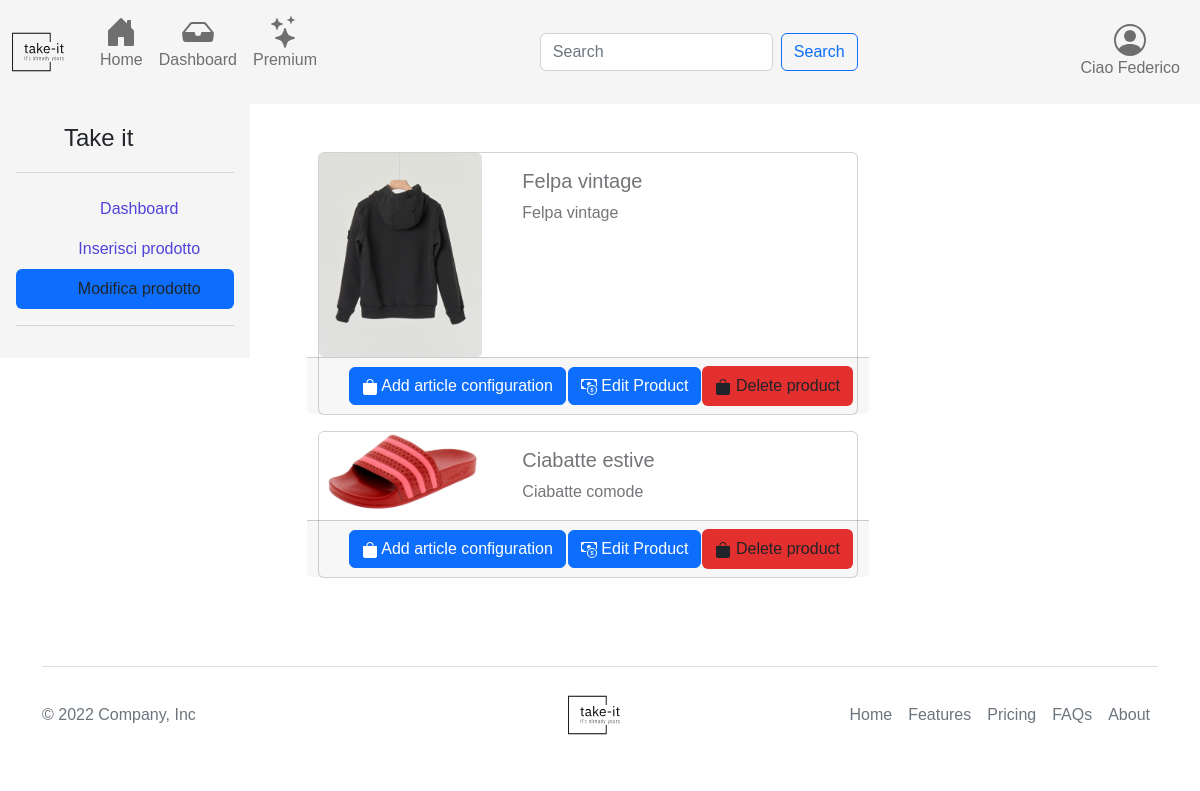
Screenshot of /manageProducts.php (signed in) with the database file from the repository.
### tables this page shows
CREATE TABLE IF NOT EXISTS `Utente` (
  `Id` int(11) NOT NULL AUTO_INCREMENT,
  `Nome` varchar(50) NOT NULL,
  `Cognome` varchar(50) NOT NULL,
  `Email` varchar(50) NOT NULL,
  `Password` varchar(32) NOT NULL,
  `Claim_id` int(11) NOT NULL,
  `Indirizzo_id` int(11) NOT NULL,
  `Status` int(11) NOT NULL,
  `Timestamp` timestamp NOT NULL DEFAULT current_timestamp(),
  PRIMARY KEY (`Id`),
  KEY `Indirizzo_id` (`Indirizzo_id`),
  KEY `Claim_id` (`Claim_id`)
);

CREATE TABLE IF NOT EXISTS `Prodotto` (
  `Id` int(11) NOT NULL AUTO_INCREMENT,
  `Nome` varchar(50) NOT NULL,
  `Descrizione` varchar(50) NOT NULL,
  `Immagine` varchar(300) NOT NULL,
  `Dim_id` int(11) NOT NULL,
  `Categoria_id` int(11) NOT NULL,
  `Status` int(11) NOT NULL,
  `Timestamp` timestamp NOT NULL DEFAULT current_timestamp(),
  PRIMARY KEY (`Id`),
  KEY `Dim_id` (`Dim_id`),
  KEY `Categoria_id` (`Categoria_id`)
);

### manageProducts.php (called while the page is built, shortened)
<?php
include("./src/classes/Dbh.php");
require_once("./script/productManagerSeller.php");
require './templates/views/components/productCardSeller.php';
require_once("./templates/base.php");

### src/classes/Dbh.php (called while the page is built, shortened)
<?php
include("./src/utility/UtilsFunctions.php");
include("./src/classes/Session.php");
class Dbh
{
    protected mysqli $connection;
    public function __construct($dbhost = 'localhost', $dbuser = 'root', $dbpass = '', $dbname = 'e-commerce', $charset = 'utf8')
    {
        try {
            $this->connection = new mysqli($dbhost, $dbuser, $dbpass, $dbname);
            $this->connection->set_charset($charset);
        } catch (Exception $e) {
            echo "[Dbh:26] Sono qui";
            echo "Connection failed: " . mysqli_connect_error();
        }
    }
    public function execute($sql, ...$params): array|int|string
    {
        $types = "";
        if ($stmt = $this->connection->prepare($sql)) {
            if (!$stmt->execute()) {
                return "Execute failed: (" . $stmt->errno . ") " . $stmt->error;
            }
            if ($stmt->errno == 0) {
                $result = $stmt->get_result();
                return $result->fetch_all(MYSQLI_ASSOC);
            } else {
                return "Errore" . $stmt->errno;
            }
        } else {
            return 'Unable to prepare MySQL statement (check your syntax) - ' . $this->connection->error;
        }
    }
    public function getRecord(string $tableName, string $where): mixed
    {
        $response = $this->execute("SELECT * FROM `$tableName` WHERE $where");
        return !empty($response) && $response[0] !== null
            ? $response[0]
            : null;
    }
    public function getAllProductsBySeller($userId) : array
    {
        $queryProductsIds = "SELECT DISTINCT `".PRODOTTO_ID."` FROM `".ARTICOLO."` WHERE `".UTENTE_ID."` = ".$userId;
        $productIds = $this->execute($queryProductsIds);
        $products = array();
        foreach ($productIds as $productId){
            $queryProducts = "SELECT * FROM `".PRODOTTO."` WHERE `".ID."` = ".array_values($productId)[0];
            $product = $this->execute($queryProducts);
            $products[array_values($productId)[0]] = $product;
        }
        return $products;
    }
}

### src/classes/Session.php (called while the page is built, shortened)
<?php
class Session extends Dbh
{
    private readonly int $id;
    public function __construct($id)
    {
        $this->id = $id;
        $this->init();
    }
    private function init()
    {
        if ($this->checkSessionId($this->id)) {
            $claimType = $this->getClaimTypeFromId($this->id);
        }
    }
    public function checkSessionId($id): bool
    {
        if (isset($id)) {
            $response = parent::execute("SELECT * FROM `Utente` WHERE `Id` = '$id' ");
            if (is_int($response[0]["Id"])) {
                $this->setSessionUser($response[0]);
                $user = $this->getCurrentUser();
                return $user[ID] > 0 && $user["Id"] == $id;
            }
        }
        return false;
    }
    public function setSessionUser($params): void
    {
        $_SESSION[CARRELLO_ID] = $this->getUserCartIdFromDb() !== null && $this->getUserCartIdFromDb() !== CARRELLO_UNSET
            ? $this->getUserCartIdFromDb()
            : $this->bindCartWithUser();
        $_SESSION[RACCOLTA_ID] = $this->getUserCollectionIdFromDb() !== null && $this->getUserCartIdFromDb() !== RACCOLTA_UNSET
            ? $this->getUserCollectionIdFromDb()
            : $this->generateCollectionRecord();
    }
    public function getCurrentUser(): array|int
    {
        return [
            ID => $_SESSION[ID],
            NOME => $_SESSION[NOME],
            COGNOME => $_SESSION[COGNOME],
            EMAIL => $_SESSION[EMAIL],
            PASSWORD => $_SESSION[PASSWORD],
            STATUS => $_SESSION[STATUS],
            CLAIM_ID => $_SESSION[CLAIM_ID],
            INDIRIZZO_ID => $_SESSION[INDIRIZZO_ID],
            CARRELLO_ID => $_SESSION[CARRELLO_ID],
            RACCOLTA_ID => $_SESSION[RACCOLTA_ID]
        ];
    }
    public function getUserCollectionIdFromDb() {
        $where = "Utente_id = " . $this->getCurrentUser()[ID];
        $res = parent::getRecord(RACCOLTA, $where);
        if ($res !== null) {
            return UtilsFunctions::checkResponse($res[ID])
                ? $res[ID]
                : RACCOLTA_UNSET;
        }
        return null;
    }
    public function getUserCartIdFromDb()
    {
        $where = UTENTE_ID." = ".$this->getCurrentUser()[ID];
        $res = parent::getRecord(CARRELLO, $where);
        if ($res !== null) {
            return UtilsFunctions::checkResponse($res[ID])
                ? $res[ID]
                : CARRELLO_UNSET;
        }
        return null;
    }
    public function getClaimTypeFromId($id): ?string
    {
        $res = parent::execute("SELECT * FROM Claim WHERE Id = '$id' ");
        return $res ? $res[0][DESCRIZIONE] : "";
    }
}

### script/productManagerSeller.php (called while the page is built, shortened)
<?php
require_once "./src/classes/Session.php";
if(isset($_SESSION[ID])) {
    $session = new Session($_SESSION[ID]);
}
else{
    header("Location: index.php");
}

### src/utility/UtilsFunctions.php (called while the page is built, shortened)
<?php
class UtilsFunctions
{
    public static function checkResponse($response): bool
    {
        return is_int($response) && $response > 0;
    }
}

### templates/views/components/productCardSeller.php (the view, shortened to what this page needs)
<section class="container my-5">
<?php
require_once "./src/classes/Session.php";
$session = new Session($_SESSION[ID]);
$products = $session->getAllProductsBySeller($session->getCurrentUser()[ID]);
foreach ($products as $product){
    echo '<div class="row">
            <form method="post">
                <div class="card mb-3 center-block d-flex justify-content-center" style="max-width: 540px;">
                    <div class="row no-gutters">
                        <div class="col-md-4">
                            <img src="' . UPLOADS . '/' . $product[0][IMMAGINE] . '" class="card-img" alt="Product Image">
                        </div>
                        <div class="col-md-8">
                            <div class="card-body">
                                <h5 class="card-title">' . $product[0][NOME] . '</h5>
                                <p class="card-text">' . $product[0][DESCRIZIONE] . '</p>
                            </div>
                        </div>
                        <div class="card-footer d-flex justify-content-end">
                            <button class="btn btn-primary ml-auto" type="submit" name="add-product-'.$product[0][ID].'-configuration">
                                <svg xmlns="http://www.w3.org/2000/svg" width="16" height="16" fill="currentColor" class="bi bi-bag-fill" viewBox="0 0 16 16">
                                    <path d="M8 1a2.5 2.5 0 0 1 2.5 2.5V4h-5v-.5A2.5 2.5 0 0 1 8 1zm3.5 3v-.5a3.5 3.5 0 1 0-7 0V4H1v10a2 2 0 0 0 2 2h10a2 2 0 0 0 2-2V4h-3.5z"/>
                                </svg>
                                Add article configuration
                            </button>
                            <button class="btn btn-primary ml-auto" type="submit" name="edit-product-'.$product[0][ID].'">
                                Edit Product
                            </button>
                            <button class="btn btn-red ml-auto" type="submit" name="delete-product-'.$product[0][ID].'">
                                <svg xmlns="http://www.w3.org/2000/svg" width="16" height="16" fill="currentColor" class="bi bi-bag-fill" viewBox="0 0 16 16">
                                    <path d="M8 1a2.5 2.5 0 0 1 2.5 2.5V4h-5v-.5A2.5 2.5 0 0 1 8 1zm3.5 3v-.5a3.5 3.5 0 1 0-7 0V4H1v10a2 2 0 0 0 2 2h10a2 2 0 0 0 2-2V4h-3.5z"/>
                                </svg>
                                Delete product
                            </button>
                        </div>
                    </div>
                </div>
            </form>
        </div>
                ';
}
?>
</section>

### templates/views/utils/navbar.php (shortened to what this page needs)
<nav class="navbar navbar-expand-lg bg-light bd-navbar sticky-top" id="navbar-main">
    <div class="container-fluid">
        <a class="navbar-brand" href="<?php echo ROOT; ?>">
            <img src="<?php echo IMG; ?>/logo.svg" width="64" height="64" alt="Logo">
        </a>
        <div class="collapse navbar-collapse" id="navbarSupportedContent">
            <ul class="navbar-nav me-auto mb-2 mb-lg-0 flex-row justify-content-between">
                <li class="nav-item">
                    <a class="nav-link" aria-current="page" href="<?php echo ROOT; ?>">
                        <div class="nav-caption-item">
                            <p>Home</p>
                        </div>
                    </a>
                </li>
                <?php
                    if (isset($_SESSION[ID])) {
                        $session = new Session($_SESSION[ID]);
                            $claimType = $session->getClaimTypeFromId($session->getCurrentUser()[CLAIM_ID]);
                        switch ($claimType) {
                            case CLAIM_SELLER_DESC:
                            case CLAIM_SELLER_PR0_DESC:
                                echo
                                '<li class="nav-item">
                                    <a class="nav-link" aria-current="page" href="./dashboard.php">
                                        <svg xmlns="http://www.w3.org/2000/svg" width="32" height="32" fill="currentColor" class="bi bi-inbox-fill nav-icon-item" viewBox="0 0 16 16">
                                            <path d="M4.98 4a.5.5 0 0 0-.39.188L1.54 8H6a.5.5 0 0 1 .5.5 1.5 1.5 0 1 0 3 0A.5.5 0 0 1 10 8h4.46l-3.05-3.812A.5.5 0 0 0 11.02 4H4.98zm-1.17-.437A1.5 1.5 0 0 1 4.98 3h6.04a1.5 1.5 0 0 1 1.17.563l3.7 4.625a.5.5 0 0 1 .106.374l-.39 3.124A1.5 1.5 0 0 1 14.117 13H1.883a1.5 1.5 0 0 1-1.489-1.314l-.39-3.124a.5.5 0 0 1 .106-.374l3.7-4.625z" />
                                        </svg>
                                    <div class="nav-caption-item">
                                        <p>Dashboard</p>
                                    </div>
                                    </a>
                                </li>';
                                break;
                        }
                    }
                ?>
                <li class="nav-item">
                    <a class="nav-link" aria-current="page" href="./premium.php">
                        <div class="nav-caption-item">
                            <p>Premium</p>
                        </div>
                    </a>
                </li>
            </ul>
            <form class="d-flex" role="search">
                <input class="form-control me-2" type="search" placeholder="Search" aria-label="Search">
                <button class="btn btn-outline-primary" type="submit">Search</button>
            </form>
            <ul class="navbar-nav flex-row flex-wrap ms-md-auto justify-content-between" id="btn-toogle-navbar">
                <li class="nav-item dropdown">
                    <a class="nav-link" href="#" role="button" data-bs-toggle="dropdown" aria-expanded="false">
                        <div class="nav-caption-item">
                            <?php
                                if(isset($_SESSION["Id"])) {
                                    try {
                                        $session = new Session($_SESSION["Id"]);
                                        $user = $session->getCurrentUser();
                                        if ($user[ID] !== ID_UNSET) {
                                            echo 'Ciao ' . $user[NOME];
                                        } else {
                                            echo '<p>Utente</p>';
                                        }
                                    } catch (Exception $e) {
                                        echo $e->getMessage();
                                    }
                                } else {
                                    echo '<p>Utente</p>';
                                }
                            ?>
                        </div>
                    </a>
                </li>
            </ul>
        </div>
    </div>
</nav>

### assets/css/style.css (style rules this page uses)
:root { --bs-blue: #1d3b53; --bs-indigo: #6610f2; --bs-purple: #6f42c1; --bs-pink: #e83e8c; --bs-red: #d6293e; --bs-orange: #fd7e14; --bs-yellow: #f7c32e; --bs-green: #0cbc87; --bs-teal: #20c997; --bs-cyan: #17a2b8; --bs-black: #000; --bs-white: #fff; --bs-gray: #747579; --bs-gray-dark: #0b0a12; --bs-gray-100: #f5f5f6; --bs-gray-200: #dfdfe3; --bs-gray-300: #c5c5c7; --bs-gray-400: #96969a; --bs-gray-500: #85878a; --bs-gray-600: #747579; --bs-gray-700: #5e5e5f; --bs-gray-800: #0b0a12; --bs-gray-900: #0b0a12; --bs-primary: #5143d9; --bs-white: #fff; --bs-secondary: #85878a; --bs-success: #0cbc87; --bs-info: #17a2b8; --bs-warning: #f7c32e; --bs-danger: #d6293e; --bs-light: #f5f5f6; --bs-dark: #0b0a12; --bs-orange: #fd7e14; --bs-mode: #fff; --bs-primary-rgb: 81, 67, 217; --bs-white-rgb: 255, 255, 255; --bs-secondary-rgb: 133, 135, 138; --bs-success-rgb: 12, 188, 135; --bs-info-rgb: 23, 162, 184; --bs-warning-rgb: 247, 195, 46; --bs-danger-rgb: 214, 41, 62; --bs-light-rgb: 245, 245, 246; --bs-dark-rgb: 11, 10, 18; --bs-orange-rgb: 253, 126, 20; --bs-mode-rgb: 255, 255, 255; --bs-white-rgb: 255, 255, 255; --bs-black-rgb: 0, 0, 0; --bs-body-color-rgb: 116, 117, 121; --bs-body-bg-rgb: 255, 255, 255; --bs-font-sans-serif: system-ui, -apple-system, "Segoe UI", Roboto, "Helvetica Neue", "Noto Sans", "Liberation Sans", Arial, sans-serif, "Apple Color Emoji", "Segoe UI Emoji", "Segoe UI Symbol", "Noto Color Emoji"; --bs-font-monospace: SFMono-Regular, Menlo, Monaco, Consolas, "Liberation Mono", "Courier New", monospace; --bs-gradient: linear-gradient(180deg, rgba(255, 255, 255, 0.15), rgba(255, 255, 255, 0)); --bs-body-font-family: DM Sans, sans-serif; --bs-body-font-size: 1rem; --bs-body-font-weight: 400; --bs-body-line-height: 1.5; --bs-body-color: #747579; --bs-body-bg: #fff; --bs-border-width: 1px; --bs-border-style: solid; --bs-border-color: var(--bs-gray-200); --bs-border-color-translucent: rgba(0, 0, 0, 0.175); --bs-border-radius: 0.5rem; --bs-border-radius-sm: 0.4rem; --bs-border-radius-lg: 1rem; --bs-border-radius-xl: 1.5rem; --bs-border-radius-2xl: 2rem; --bs-border-radius-pill: 50rem; --bs-link-color: var(--bs-primary); --bs-link-hover-color: #4136ae; --bs-code-color: #d63384; --bs-highlight-bg: #fff3cd; }
*, *::before, *::after { margin: 0; padding: 0; box-sizing: border-box; font-family: 'Poppins', sans-serif }
@media (prefers-reduced-motion: no-preference) { :root { scroll-behavior: smooth; } }
body { margin: 0; font-family: var(--bs-body-font-family); font-size: var(--bs-body-font-size); font-weight: var(--bs-body-font-weight); line-height: var(--bs-body-line-height); color: var(--bs-body-color); background-color: var(--bs-body-bg); -webkit-text-size-adjust: 100%; -webkit-tap-highlight-color: rgba(0, 0, 0, 0); }
.nav-caption-item, .nav-footer-link { color: currentColor; }
.btn-red { background-color: #e00000ce }
.nav-link { text-align: center; }

### templates/views/components/productCardSeller.php (style rules this page uses)
.btn-primary { margin: 1px; }

### rows the page displays
utente: Nome "Federico"
prodotto: Immagine (picture), Nome "Felpa vintage", Descrizione "Felpa vintage"
prodotto: Immagine (picture), Nome "Ciabatte estive", Descrizione "Ciabatte comode"
